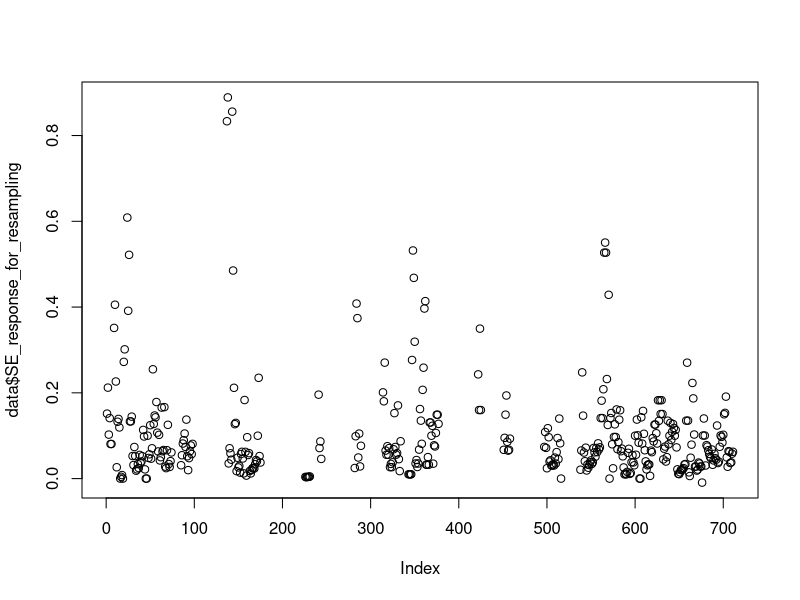

This chart was generated by the following R code: (Note: this script raises an error after producing the figure.)
# load libraries ----------------------------------------------------------
library(tidyverse)


#### Step 2: read in the data
data<-read_csv(file="raw_data/direct_responses_data_jan2.csv")


#make a unique identifier for each author, pub_year, and response_variable combination
data$study<-as.factor(paste(data$Author, data$Pub_Year, data$English_Name, 
                            data$Life_stage, data$Response_variable, data$treatment_var))

# make upper and lower SE, convert 95CI to upper and lower SE for some data
data$lowerSE<-ifelse(is.na(data$LCI_response), 
                     data$response-data$SE_response, 
                     data$response-((data$response-data$LCI_response)/1.96))
data$upperSE<-ifelse(is.na(data$UCI_response), 
                     data$response+data$SE_response, 
                     data$response+((data$UCI_response-data$response)/1.96))


#standardize all response data to a percentage of maximum response
data<-data %>% 
  group_by(study) %>%
  mutate(max_response=max(response),   #add columns of max response and log response relative to max
         rel_response=(response/max_response), #relative response to max
         rel_upperSE=(upperSE/max_response),
         rel_lowerSE=(lowerSE/max_response),
         SE_response_for_resampling=rel_upperSE-rel_response) %>%
  ungroup()
plot(data$SE_response_for_resampling)


#remove rows from anova or multi-level anova studies without SE estimates
#any anova studies with no SE?
data %>%
  filter(study_design %in% c("anova", "multi-level anova") & is.na(rel_upperSE))
# yes, 4; remove these.

data<-data %>%
  filter(study_design=="regression" | !is.na(rel_upperSE))
#4 rows from 2 studies removed
dim(data)

#check which are below 0 and if this is an issue
filter(data, rel_response<0)

#change NAs to 0
#data$SE_response_for_resampling<-ifelse(is.na(
#  data$SE_response_for_resampling), 0, 
#  data$SE_response_for_resampling) 


#change treatment_var from CO2 to pH if only pH data are available
data<-data %>%
  mutate(treatment_var=ifelse(!is.na(data$pH) & is.na(data$CO2) & treatment_var=="CO2", 
                                   "pH", treatment_var))


#add a column with the important treatment value
data<-data %>%
  mutate(treat_value=case_when(data$treatment_var=="CO2"~CO2,
                             data$treatment_var=="oxygen"~oxygen,
                             data$treatment_var=="salinity"~salinity,
                             data$treatment_var=="temperature"~temperature,
                             data$treatment_var=="pH"~pH,
                             TRUE ~ -99))

filter(data,treat_value==(-99))

write.csv(data, "processed_data/201230_Schmidt_biotic_responses_data.csv")


#scripts not used
#calculate variables within each study
#potentially delete this:
#data<-data %>% 
#  group_by(study) %>%
#  mutate(max_response=max(recentered_response),   #add columns of max response and log response relative to max
#  rel_response=(recentered_response/max_response), #log of relative response to max
#  rel_upperSE=(rec_upperSE/max_response),
#  rel_lowerSE=(rec_lowerSE/max_response),
#  SE_response_for_resampling=rel_upperSE-rel_response) %>%
#  ungroup()

#check first zeros - these are somewhat nonsensical as negatives:
#photosyntehsis, growth rate, activity


#recenter negative response values to 0, carry upper error distribution
#also limit negative values to 0
#data<-data %>%
#  mutate(rec_lowerSE=ifelse(lowerSE<0.01, 0.01, lowerSE), #limit lower SE to min 0.01
#         rec_upperSE=ifelse(response<0, max(upperSE-response, 0.01), upperSE), # limit upper SE to min 0.01
#         recentered_response=(ifelse(response<0.01, 0.01, response))) # limit response to 0.01
#maybe I only did this because I was going to take logs???
#try not doing it
#calculate variables within each study
